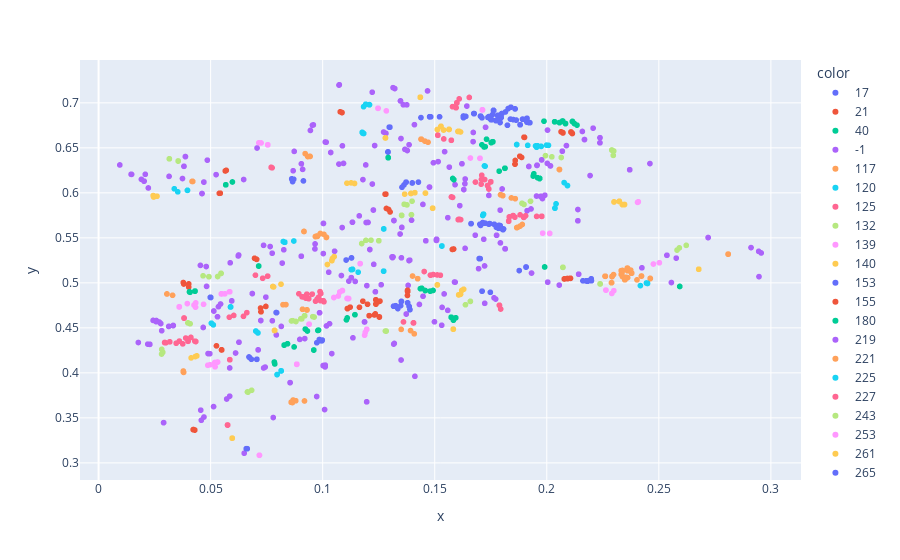

This figure's notebook cell:
### Code cell
px.scatter(x=X[mask,0], y=X[mask,1], color=list(map(lambda x: str(x), clustering.labels_[mask])))
